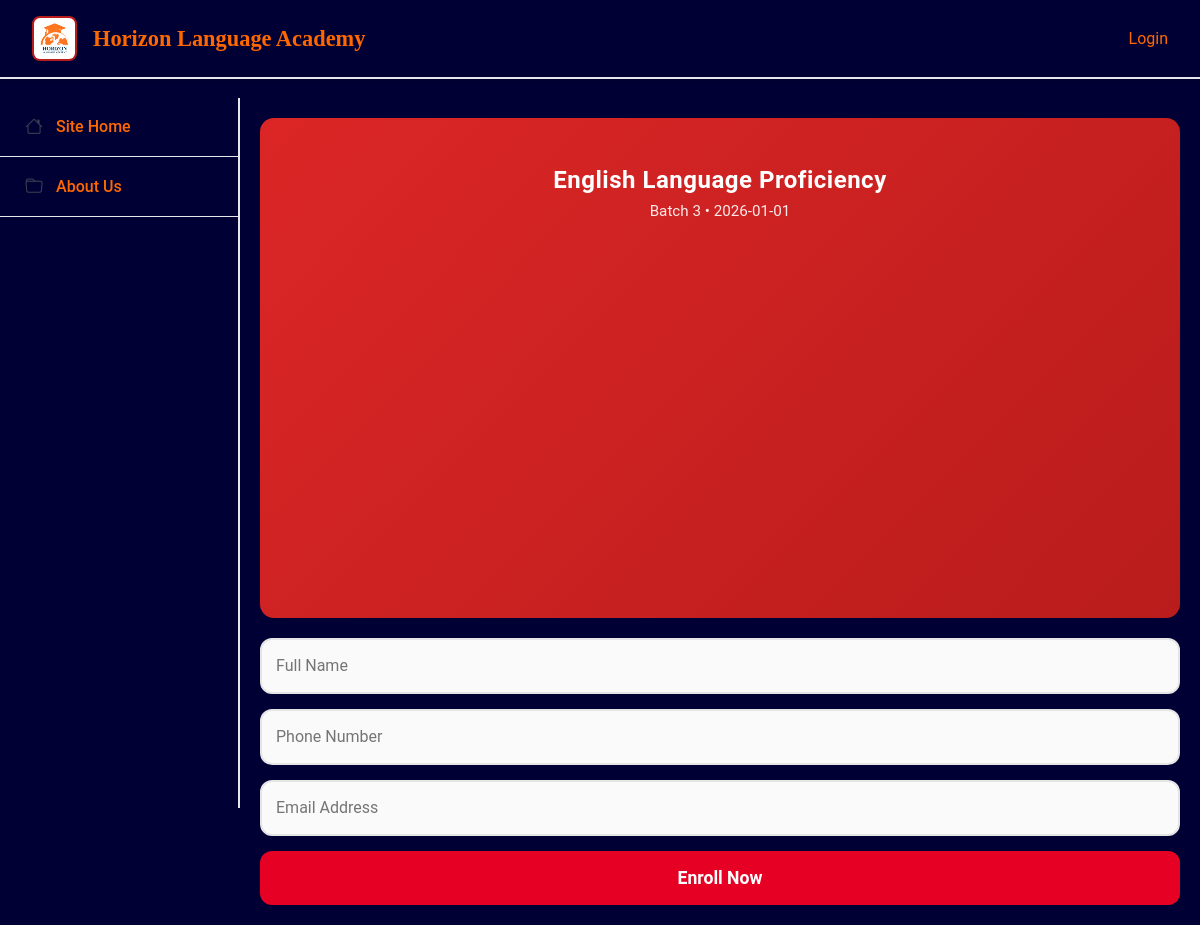
/enroll_now.php?batch_id=B007, run on the app's committed database.
### tables this page shows
CREATE TABLE batch (
  batch_id    VARCHAR(50) PRIMARY KEY,
  batch_no    VARCHAR(50),
  start_date  DATE,
  end_date    DATE,
  course_id   VARCHAR(50)
);

CREATE TABLE course (
  course_id   VARCHAR(50) PRIMARY KEY,
  course_name VARCHAR(100) NOT NULL,
  course_fees DECIMAL(10,2)
);

### enroll_now.php (the view, shortened to what this page needs)
<?php
$batch_id = $_GET['batch_id'];
$pdo = db();
$sql = "
SELECT
    b.batch_id,
    b.batch_no,
    b.start_date,
    b.end_date,
    c.course_name
FROM batch AS b
INNER JOIN course AS c
    ON b.course_id = c.course_id
WHERE b.batch_id = '$batch_id'
;
";
$stmt = $pdo->prepare($sql);
$stmt->execute();
$course = $stmt->fetchAll(PDO::FETCH_ASSOC);
?>
<!DOCTYPE html>
<html lang="en">
<head>
    <link href="https://cdn.jsdelivr.net/npm/bootstrap@5.3.7/dist/css/bootstrap.min.css" rel="stylesheet">
    <link rel="stylesheet" href="https://cdn.jsdelivr.net/npm/bootstrap-icons@1.13.1/font/bootstrap-icons.min.css">
    <link rel="stylesheet" href="static/style.css">
</head>
<body>
    <?php include 'header.php'; ?>
    <div class="row g-0">
        <?php include 'sidebar.php'; ?>
        <div class="col-lg-10 col-md-9 col-8 main-content">
            <div class="welcome-banner">
                <h2 class="program-title"><?php echo $course[0]['course_name'] ?></h2>
                <p class="program-details">
                    Batch <?php echo $course[0]['batch_no'] ?> • <?php echo $course[0]['start_date'] ?>
                </p>
            </div>
            <form class="enroll-form" method="POST">
                <div class="input-group">
                    <input type="text" name="fullName" placeholder="Full Name" required>
                </div>
                <div class="input-group">
                    <input type="text" name="phoneNumber" placeholder="Phone Number" required>
                </div>
                <div class="input-group">
                    <input type="email" name="email" placeholder="Email Address" required>
                </div>
                <button type="submit" class="enroll-btn">Enroll Now</button>
            </form>
        </div>
    </div>
</body>
</html>

### static/style.css (style rules this page uses)
:root { --primary-red: #dc2626; --dark-gray: #374151; --light-gray: #6B7280; --border-gray: #e5e7eb; --blue-accent: #3b82f6; --navy-blue: #000035; --light-orange: #ff6700; }
body { align-items: center; background-color: var(--navy-blue); color: #333; font-family: -apple-system, Arial, BlinkMacSystemFont, Geneva, 'Helvetica Neue'; font-family: Roboto, sans-serif, 'Segoe UI', Tahoma, Verdana; justify-content: center; margin: 0; padding-top: 90px; }
.main-content { background-color: var(--navy-blue); margin-left: 240px; margin-top: 1vh; width: calc(100% - 240px); padding: 20px; min-height: calc(100vh - 90px); }

### static/enrollment.css (style rules this page uses)
.welcome-banner { background: #e60023; color: #fff; padding: 18px 20px; border-radius: 14px; text-align: center; margin-bottom: 20px; }
.welcome-banner .program-title { margin: 0; font-size: 1.5rem; font-weight: 700; letter-spacing: 0.5px; }
.welcome-banner .program-details { margin: 5px 0 0; font-size: 0.95rem; opacity: 0.9; }
.enroll-form { display: flex; flex-direction: column; gap: 15px; }
.input-group { width: 100%; }
.input-group input { width: 100%; padding: 14px; border: 2px solid #e5e5e5; border-radius: 12px; font-size: 1rem; background: #fafafa; transition: all 0.25s ease; }
.enroll-btn { width: 100%; padding: 14px; background: #e60023; color: #fff; border: none; border-radius: 12px; font-size: 1.1rem; font-weight: 600; cursor: pointer; transition: 0.25s ease; }

### static/index.css (style rules this page uses)
.welcome-banner { background: linear-gradient(135deg, var(--primary-red) 0%, #b91c1c 100%); color: white; padding: 3rem 2rem; position: relative; overflow: hidden; background-size: cover; background-position: center; background-repeat: no-repeat; min-height: 500px; }

### data on the page
batch: course.course_name "English Language Proficiency", batch_no "3", start_date "2026-01-01"
